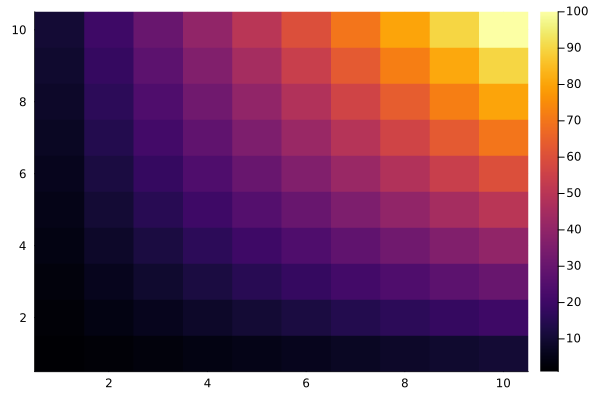

The script that saved this image:
using Plots

X = 1:10
Y = 1:10
Z = [x*y for x∈X, y∈Y]

heatmap(X, Y, Z)

savefig("./plots.svg")